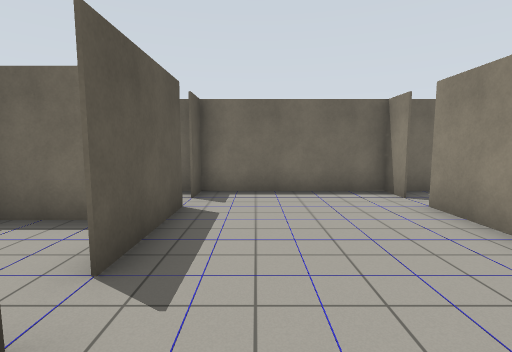
view 1 (above)

24 first-person views from a walk through a Gazebo world. The camera is 1.2 m above the floor, tilts 6° down and sees 85° across. The floor is counted in squares, 1 m on a side. Each view is taken from the middle of a square. On the plan, view 1 faces up. The plan holds only what a view shows up to about 12 squares ahead; the rest is blank. The robots in the file are not drawn.

view 2
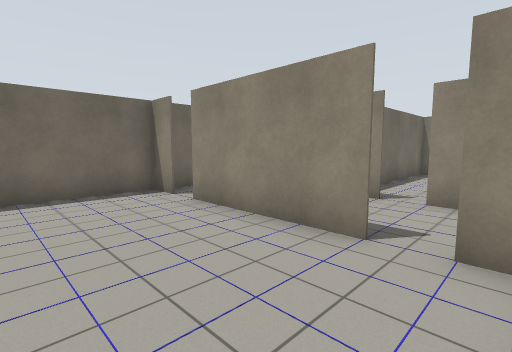

view 3
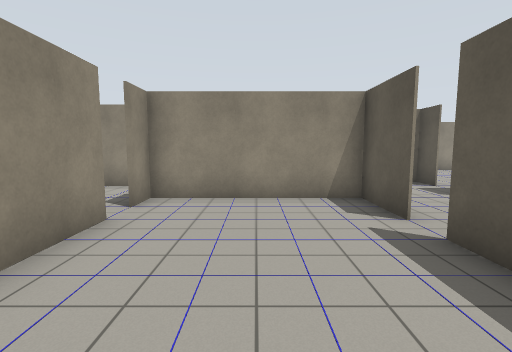

view 4
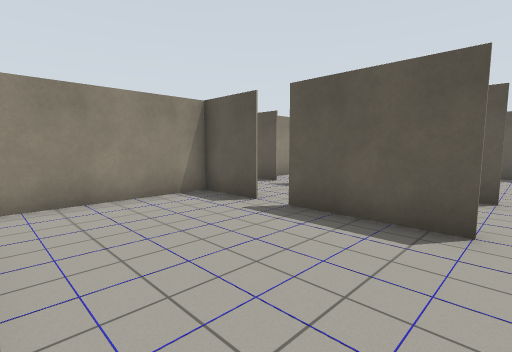

view 5
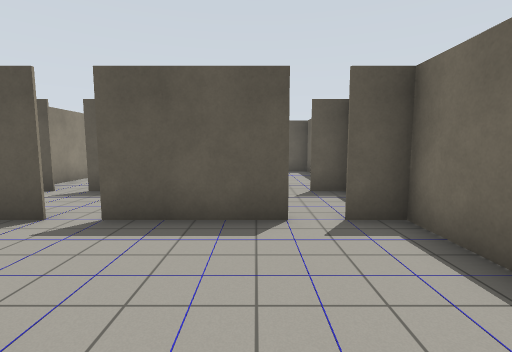

view 6
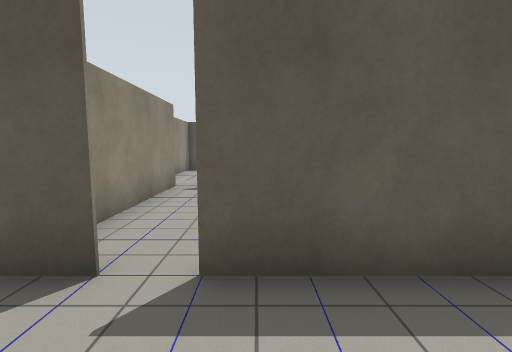

view 7
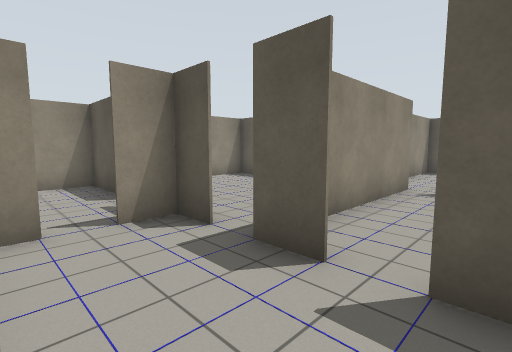

view 8
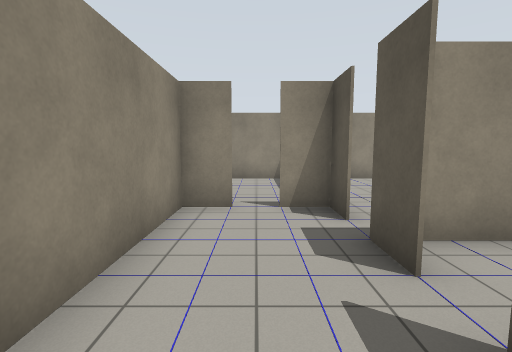

view 9
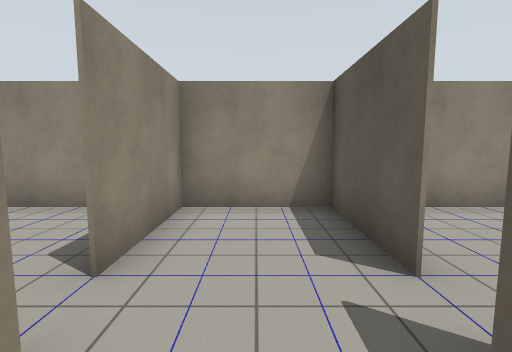

view 10
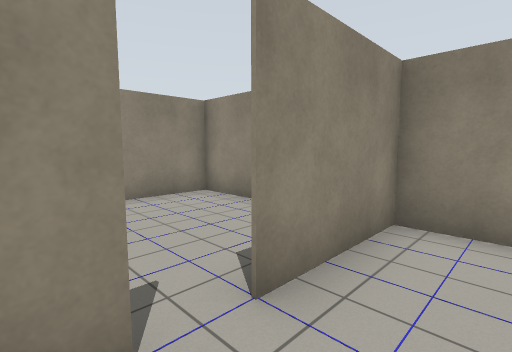

view 11
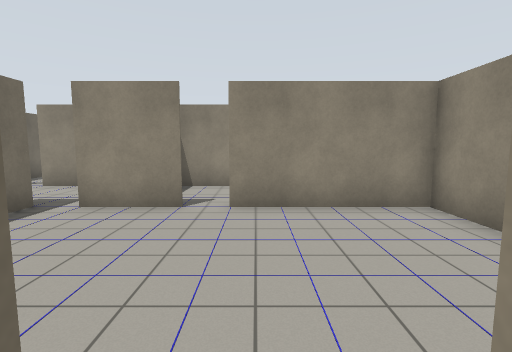

view 12
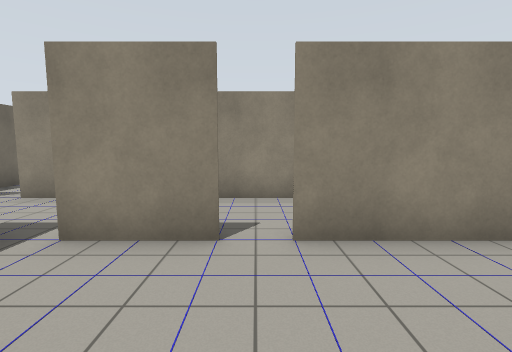

view 13
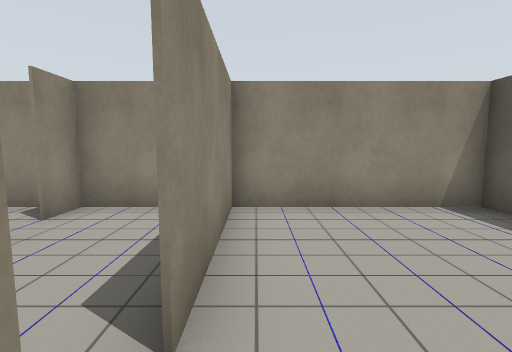

view 14
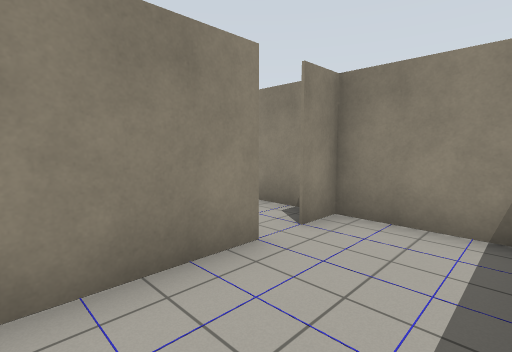

view 15
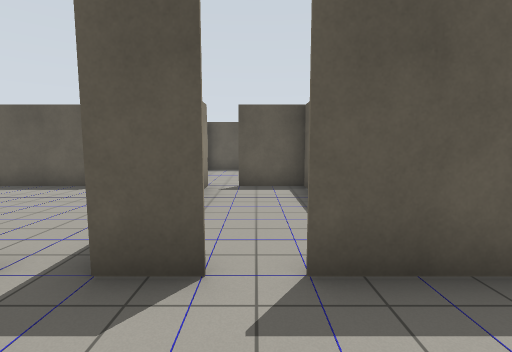

view 16
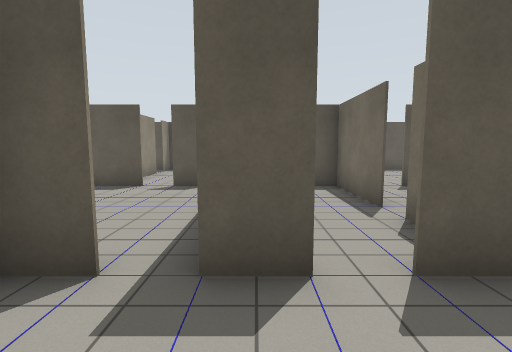

view 17
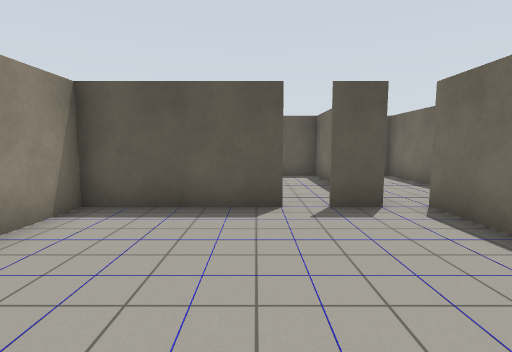

view 18
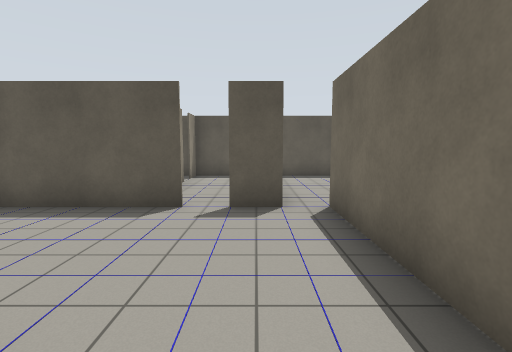

view 19
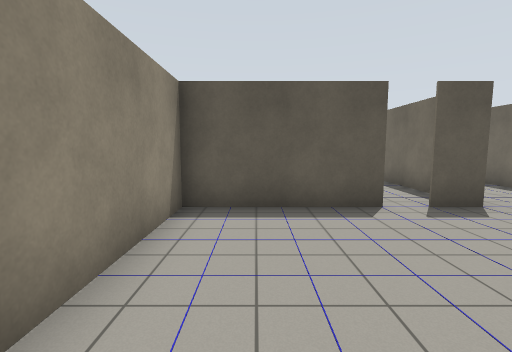

view 20
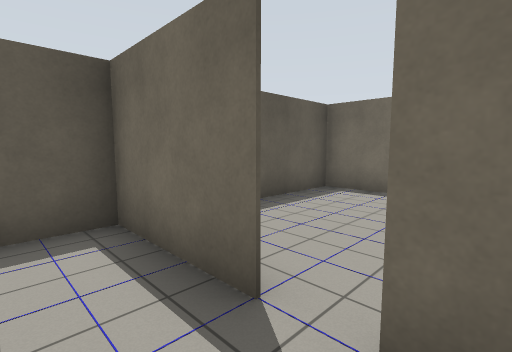

view 21
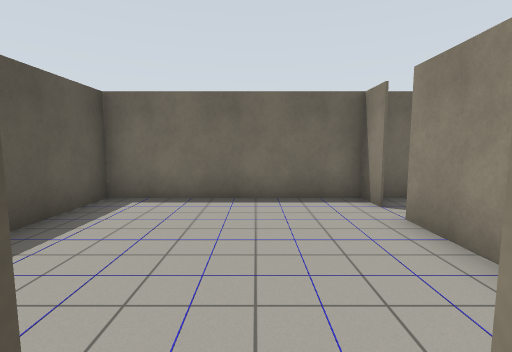

view 22
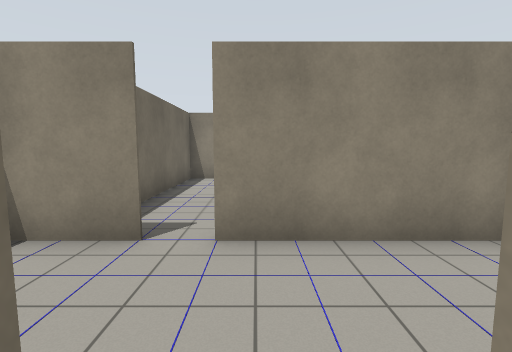

view 23
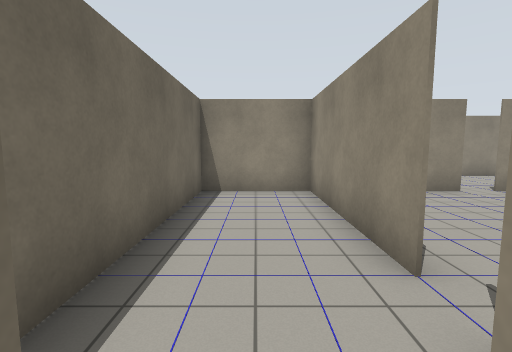

view 24
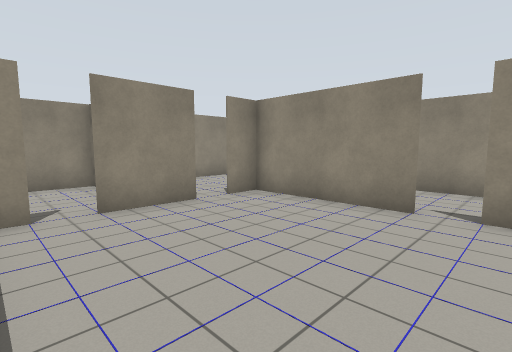

### Floor plan
Points are (right, up) in squares from view 1. A wall is a line through its corners. A room is listed if a view was taken in it or the views show most of it. See-through windows are left out.
Room 1 (views 1, 2, 3, 4, 5, 22)
walls: (-1.5, 1.6) (-1.5, -0.5) (3.5, -0.5); (3.5, 1.4) (3.5, 5.6); (-1.5, 5.6) (-1.5, 2.4); (2.5, 7.5) (-0.5, 7.5)
ways out: opening at (-1, 2) to room 3; opening at (4, 0.5) to room 6; opening at (0, 6); opening at (3, 6)
Room 2 (views 6, 7, 15, 16, 20, 21)
walls: (-6, 1.5) (-6.6, 1.5); (-7.4, 1.5) (-10.5, 1.5); (-4.5, 1.4) (-4.5, 0.4); (-1.5, -1.4) (-1.5, 0.5); (-10.6, -1.5) (-5.1, -1.5)
ways out: opening at (-2.5, 1) to room 3; opening at (-2.5, -2) to room 4; opening at (-7, 1) to room 8; opening at (-11, -1) to room 10
objects: beige box (-4, -1)
Room 3 (view 8)
walls: (-2.8, 4.5) (-4.2, 4.5); (-4.5, 3.4) (-4.5, 1.4)
ways out: opening at (-1, 2) to room 1; opening at (-2.5, 1) to room 2
Room 4 (views 9, 10, 11, 17, 18, 19)
walls: (-4.5, -5.4) (-4.5, -8.5) (-1, -8.5); (-6.5, -1.5) (-10.6, -1.5); (-1.5, -4.6) (-1.5, -1.4); (-10.5, -4.4) (-10.5, -8.5) (-6.4, -8.5); (-1.5, -8.5) (-1.5, -5.4)
ways out: opening at (-2.5, -2) to room 2; opening at (-1, -5) to room 5; opening at (-10, -3.5) to room 9
objects: beige box (-11, -3) to (-10, -3); beige box (-4, -4) to (-4, -3); beige box (-2, -4)
Room 5 (views 12, 13, 14)
walls: (3.5, -3.6) (3.5, -1.4); (-1.5, -7.8) (-1.5, -8.5); (-1, -8.5) (3.9, -8.5); (3.5, -8.5) (3.5, -4.4)
ways out: opening at (-1, -5) to room 4; opening at (4, -4) to room 12
Room 6 (view 23)
walls: (8.4, 0.5) (13.5, 0.5); (6.5, 2.4) (6.5, 4.2); (6.5, -3) (6.5, -0.4); (4.9, -2.5) (5.6, -2.5); (13.5, -0.6) (13.5, 3.5) (7.6, 3.5)
ways out: opening at (4, 0.5) to room 1; opening at (8, 0) to room 7
objects: beige box (4, 0)
Room 7 (view 24)
walls: (9.4, -5.5) (13.5, -5.5) (13.5, -4.4); (8.1, -5.5) (8.6, -5.5); (13.5, -3.6) (13.5, -1.4)
ways out: opening at (8, 0) to room 6; opening at (9, -6); opening at (14, -4); opening at (14, -1)
Room 8 (no view inside)
walls: (-4.5, 3.6) (-4.5, 5.6); (-5.5, 7.5) (-10.5, 7.5) (-10.5, 3.4)
ways out: opening at (-7, 1) to room 2; opening at (-10, 3); opening at (-5, 6)
Room 9 (no view inside)
walls: (-12, -2.5) (-16.5, -2.5); (-14.6, -5.5) (-12.9, -5.5); (-16.5, -3) (-16.5, -4.5)
ways out: opening at (-10, -3.5) to room 4
Room 10 (no view inside)
walls: (-13, 0.5) (-16.5, 0.5) (-16.5, -3); (-15.6, -2.5) (-13.9, -2.5)
ways out: opening at (-11, -1) to room 2; opening at (-11.5, 0)
Room 11 (no view inside)
walls: (6.5, -6.6) (6.5, -4.6); (3.9, -8.5) (6.4, -8.5)
ways out: opening at (5.5, -5.5) to room 12; opening at (7.5, -7.5)
Room 12 (no view inside)
walls: (6.5, -4.6) (6.5, -3)
ways out: opening at (4, -4) to room 5; opening at (5.5, -5.5) to room 11

Where each view was taken, in squares from view 1:
view 1: 0 up, 0 right, facing up
view 2: 0 up, 0 right, facing up-right
view 3: 6 up, 1 right, facing down
view 4: 6 up, 3 right, facing down-left
view 5: 5 up, 3 right, facing left
view 6: 1 up, 2 left, facing left
view 7: 1 up, 2 left, facing down-left
view 8: 2 up, 3 left, facing down
view 9: 3 down, 3 left, facing down
view 10: 4 down, 3 left, facing down-right
view 11: 5 down, 2 left, facing right
view 12: 4 down, 0 right, facing right
view 13: 3 down, 3 right, facing down
view 14: 4 down, 4 right, facing down-right
view 15: 0 up, 2 left, facing left
view 16: 1 down, 2 left, facing left
view 17: 5 down, 5 left, facing left
view 18: 3 down, 5 left, facing left
view 19: 7 down, 5 left, facing left
view 20: 0 up, 6 left, facing up-left
view 21: 1 up, 7 left, facing up
view 22: 1 up, 3 right, facing right
view 23: 2 up, 6 right, facing right
view 24: 0 up, 8 right, facing down-right
